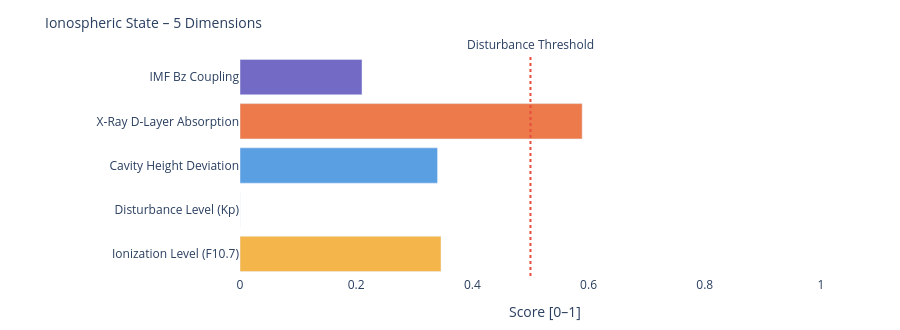

Here is the notebook cell this chart was saved with:
### Markdown cell above
---
### 📐 Systemic Insight: Geometric Cavity vs. Real Schumann Resonance

**Relevant for:** Layer 6 = delta analysis &nbsp;|&nbsp; Layer 7 = feature vector / system interpretation

A cavity height change from 80 km to 70 km shifts the **idealized geometric frequencies** only minimally:

| Modus | Aktuell | Referenz | Δ |
|-------|---------|----------|---|
| SR-1 | 10.4762 Hz | 10.4599 Hz | +16 mHz |
| SR-2 | 18.1452 Hz | 18.1171 Hz | +28 mHz |
| SR-3 | 25.6612 Hz | 25.6215 Hz | +40 mHz |
| SR-4 | 33.1285 Hz | 33.0772 Hz | +51 mHz |

The geometric effect is limited because 10 km is very small compared to Earth's radius (~6371 km).

**Consequence:** Real Schumann deviations are likely driven more strongly by **conductivity, damping, day/night structure, lightning distribution and source geometry** than by pure cavity height.

---

**Layer 6 compares:**
```
geometric Δ from Layer 4  vs.  observed Δ from real Schumann measurement data
```

**Layer 7 Feature:**
```
If real Δ >> geometric Δ  →  non-geometric factors dominant
```

### Code cell
# ============================================================
# IONOSPHERIC STATE – Summary gauge
# Five dimensions: ionization, disturbance, cavity height, X-Ray, Bz coupling
# ============================================================

def norm(v, lo, hi):
    if v is None: return None
    return round(max(0.0, min(1.0, (v - lo) / (hi - lo))), 3)

# Ionization level (F10.7 → F2-Layer)
ioniz = norm(f107_val, 60, 250)

# Disturbance level (Kp → E/F-Layer irregularities)
disturb = norm(kp_val, 0, 9)

# Cavity height deviation from reference (80 km)
h_dev = norm(abs(h_eff - 80), 0, 20)

# X-Ray ionization (D-Layer absorption)
xray_ioniz = None
if xray_now is not None:
    xray_ioniz = norm(math.log10(max(xray_now, 1e-9)) + 9, 0, 5)

# Bz coupling (southward Bz → stronger magnetosphere-ionosphere coupling)
bz_coupling = norm(-(bz_now or 0), -5, 30) if bz_now is not None else None

dims = [
    ('Ionization Level (F10.7)',    ioniz,      '#F2A623'),
    ('Disturbance Level (Kp)',      disturb,    '#7F77DD'),
    ('Cavity Height Deviation',     h_dev,      '#378ADD'),
    ('X-Ray D-Layer Absorption',    xray_ioniz, '#E85D24'),
    ('IMF Bz Coupling',             bz_coupling,'#534AB7'),
]

fig = go.Figure()
for name, val, col in dims:
    if val is not None:
        h = int(val * 20)
        bar = '█' * h + '░' * (20 - h)
        label = f'{name}:  {bar}  {val:.3f}'
    else:
        label = f'{name}:  {"─" * 20}  n/a'
    fig.add_trace(go.Bar(
        x=[val if val is not None else 0],
        y=[name],
        orientation='h',
        marker_color=col, opacity=0.82,
        showlegend=False
    ))

fig.add_vline(x=0.5, line_dash='dot', line_color='#e74c3c',
              annotation_text='Disturbance Threshold', annotation_position='top')
fig.update_layout(
    title=dict(text='Ionospheric State – 5 Dimensions', font=dict(size=14)),
    xaxis=dict(title='Score [0–1]', range=[0, 1.05]),
    height=330, plot_bgcolor='rgba(0,0,0,0)', paper_bgcolor='rgba(0,0,0,0)',
    margin=dict(l=240, r=50, t=55, b=40)
)
fig.show()

print(f'\nIonospheric state:')
for name, val, _ in dims:
    print(f'  {name:<35} {val:.3f}' if val is not None else f'  {name:<35} n/a')

### Figure 1 — Plotly figure (JSON) as saved in the notebook; plotly's stock layout.template omitted (floating-point values rounded to 4 significant figures)
{"data": [{"marker": {"color": "#F2A623"}, "opacity": 0.82, "orientation": "h", "showlegend": false, "type": "bar", "x": [0.346], "y": ["Ionization Level (F10.7)"]}, {"marker": {"color": "#7F77DD"}, "opacity": 0.82, "orientation": "h", "showlegend": false, "type": "bar", "x": [0.0], "y": ["Disturbance Level (Kp)"]}, {"marker": {"color": "#378ADD"}, "opacity": 0.82, "orientation": "h", "showlegend": false, "type": "bar", "x": [0.34], "y": ["Cavity Height Deviation"]}, {"marker": {"color": "#E85D24"}, "opacity": 0.82, "orientation": "h", "showlegend": false, "type": "bar", "x": [0.589], "y": ["X-Ray D-Layer Absorption"]}, {"marker": {"color": "#534AB7"}, "opacity": 0.82, "orientation": "h", "showlegend": false, "type": "bar", "x": [0.21], "y": ["IMF Bz Coupling"]}], "layout": {"annotations": [{"showarrow": false, "text": "Disturbance Threshold", "x": 0.5, "xanchor": "center", "xref": "x", "y": 1, "yanchor": "bottom", "yref": "y domain"}], "height": 330, "margin": {"b": 40, "l": 240, "r": 50, "t": 55}, "paper_bgcolor": "rgba(0,0,0,0)", "plot_bgcolor": "rgba(0,0,0,0)", "shapes": [{"line": {"color": "#e74c3c", "dash": "dot"}, "type": "line", "x0": 0.5, "x1": 0.5, "xref": "x", "y0": 0, "y1": 1, "yref": "y domain"}], "title": {"font": {"size": 14}, "text": "Ionospheric State – 5 Dimensions"}, "xaxis": {"range": [0, 1.05], "title": {"text": "Score [0–1]"}}}}
